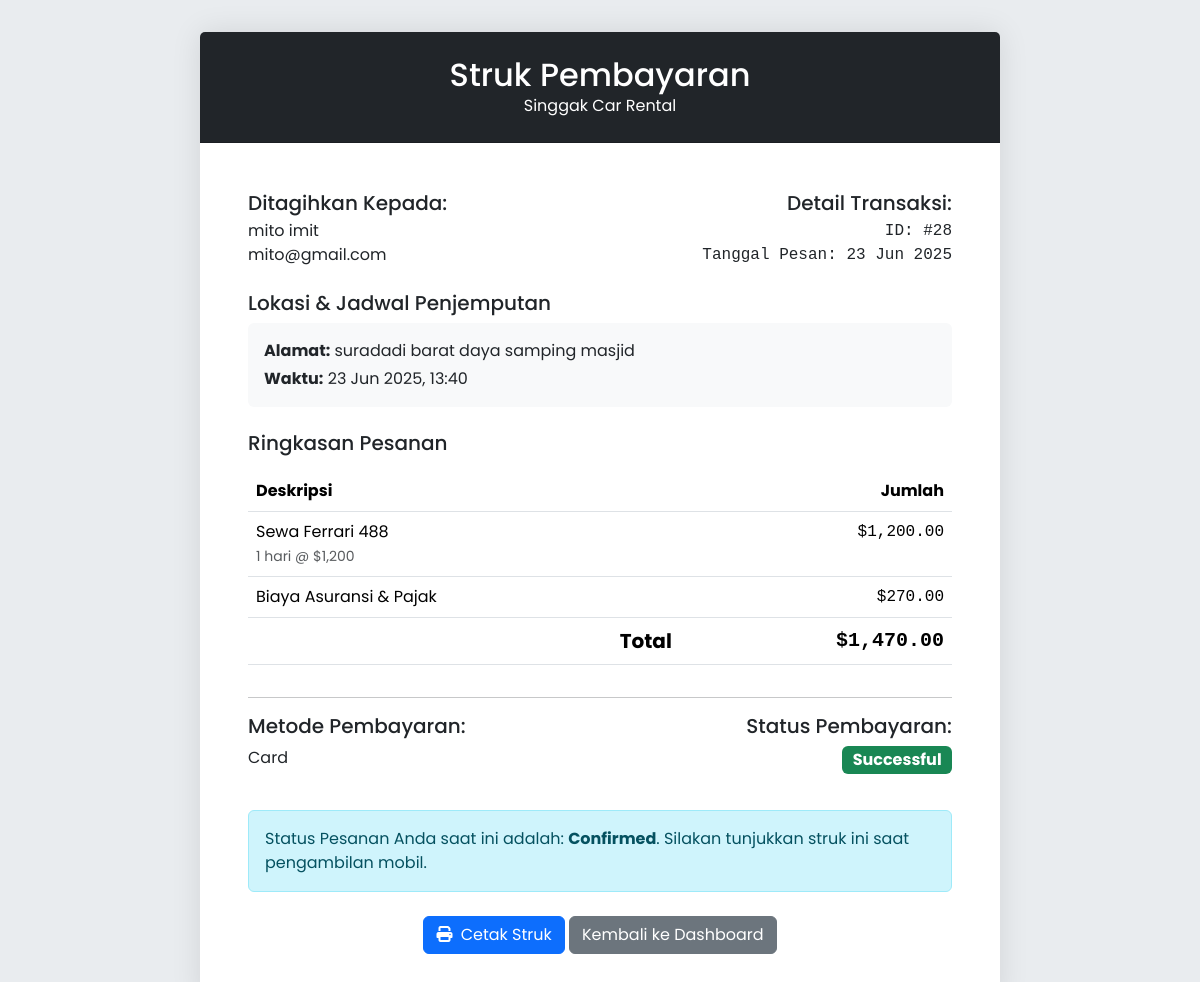
The app's page /transaction_receipt.php?booking_id=28 (signed in) with its own data.
### tables this page shows
CREATE TABLE `bookings` (
  `id` int(11) NOT NULL,
  `user_id` int(11) NOT NULL,
  `car_id` int(11) NOT NULL,
  `start_date` datetime NOT NULL,
  `end_date` datetime NOT NULL,
  `pickup_location` varchar(255) DEFAULT NULL,
  `dropoff_location` varchar(255) DEFAULT NULL,
  `total_price` decimal(12,2) NOT NULL,
  `booking_status` enum('pending','confirmed','completed','rejected') NOT NULL DEFAULT 'pending',
  `created_at` timestamp NOT NULL DEFAULT current_timestamp()
);

CREATE TABLE `users` (
  `id` int(11) NOT NULL,
  `full_name` varchar(100) NOT NULL,
  `email` varchar(100) NOT NULL,
  `password_hash` varchar(255) NOT NULL,
  `created_at` timestamp NOT NULL DEFAULT current_timestamp()
);

CREATE TABLE `cars` (
  `id` int(11) NOT NULL,
  `brand` varchar(50) NOT NULL,
  `model` varchar(50) NOT NULL,
  `seater` int(11) DEFAULT NULL,
  `transmission` varchar(20) DEFAULT NULL,
  `fuel_type` varchar(20) DEFAULT NULL,
  `price_per_day` decimal(10,2) NOT NULL,
  `status` enum('available','rented','maintenance') NOT NULL DEFAULT 'available',
  `image_url` varchar(255) DEFAULT NULL
);

CREATE TABLE `payments` (
  `id` int(11) NOT NULL,
  `booking_id` int(11) NOT NULL,
  `amount` decimal(12,2) NOT NULL,
  `payment_method` varchar(50) NOT NULL,
  `transaction_status` enum('successful','rejected','pending') NOT NULL DEFAULT 'pending',
  `payment_date` timestamp NOT NULL DEFAULT current_timestamp()
);

### transaction_receipt.php (the view, shortened to what this page needs)
<?php
require_once "config.php";
$booking_id = (int)$_GET['booking_id'];
$sql = "SELECT
            b.id AS booking_id, b.start_date, b.end_date, b.total_price, b.booking_status, b.pickup_location,
            c.brand, c.model, c.image_url, c.price_per_day,
            u.full_name AS user_name, u.email AS user_email,
            p.payment_method, p.transaction_status
        FROM bookings b
        JOIN cars c ON b.car_id = c.id
        JOIN users u ON b.user_id = u.id
        LEFT JOIN payments p ON b.id = p.booking_id
        WHERE b.id = ? AND b.user_id = ?";
$stmt = $conn->prepare($sql);
$stmt->bind_param("ii", $booking_id, $_SESSION['user_id']);
$stmt->execute();
$result = $stmt->get_result();
$receipt = $result->fetch_assoc();
$start = new DateTime($receipt['start_date']);
$end = new DateTime($receipt['end_date']);
$duration = $end->diff($start)->days;
?>
<!DOCTYPE html>
<html lang="id">
<head>
    <link href="https://cdn.jsdelivr.net/npm/bootstrap@5.3.3/dist/css/bootstrap.min.css" rel="stylesheet">
    <link rel="stylesheet" href="https://cdnjs.cloudflare.com/ajax/libs/font-awesome/6.5.1/css/all.min.css"/>
</head>
<body>
    <div class="receipt-container">
        <div class="card receipt-card">
            <div class="card-header receipt-header text-center p-4">
                <h2 class="mb-0">Struk Pembayaran</h2>
                <p class="mb-0">Singgak Car Rental</p>
            </div>
            <div class="card-body p-4 p-md-5">
                <div class="row mb-4">
                    <div class="col-6">
                        <h5 class="mb-1">Ditagihkan Kepada:</h5>
                        <p class="mb-0"><?php echo htmlspecialchars($receipt['user_name']); ?></p>
                        <p class="mb-0"><?php echo htmlspecialchars($receipt['user_email']); ?></p>
                    </div>
                    <div class="col-6 text-end">
                        <h5 class="mb-1">Detail Transaksi:</h5>
                        <p class="mb-0 font-monospace">ID: #<?php echo $receipt['booking_id']; ?></p>
                        <p class="mb-0 font-monospace">Tanggal Pesan: <?php echo date("d M Y"); ?></p>
                    </div>
                </div>
                <div class="mb-4">
                    <h5 class="mb-2">Lokasi & Jadwal Penjemputan</h5>
                    <div class="p-3 rounded" style="background-color: #f8f9fa;">
                         <p class="mb-1"><strong>Alamat:</strong> <?php echo htmlspecialchars($receipt['pickup_location']); ?></p>
                         <p class="mb-0"><strong>Waktu:</strong> <?php echo date("d M Y, H:i", strtotime($receipt['start_date'])); ?></p>
                    </div>
                </div>
                <h5 class="mb-3">Ringkasan Pesanan</h5>
                <div class="table-responsive">
                    <table class="table">
                        <thead>
                            <tr>
                                <th>Deskripsi</th>
                                <th class="text-end">Jumlah</th>
                            </tr>
                        </thead>
                        <tbody>
                            <tr>
                                <td>
                                    Sewa <?php echo htmlspecialchars($receipt['brand'] . ' ' . $receipt['model']); ?><br>
                                    <small class="text-muted"><?php echo $duration; ?> hari @ $<?php echo number_format($receipt['price_per_day']); ?></small>
                                </td>
                                <td class="text-end font-monospace">$<?php echo number_format($duration * $receipt['price_per_day'], 2); ?></td>
                            </tr>
                            <tr>
                                <td>Biaya Asuransi & Pajak</td>
                                <td class="text-end font-monospace">$<?php echo number_format($receipt['total_price'] - ($duration * $receipt['price_per_day']), 2); ?></td>
                            </tr>
                        </tbody>
                        <tfoot>
                            <tr class="fw-bold fs-5">
                                <td class="text-end">Total</td>
                                <td class="text-end font-monospace">$<?php echo number_format($receipt['total_price'], 2); ?></td>
                            </tr>
                        </tfoot>
                    </table>
                </div>
                <hr>
                <div class="row">
                    <div class="col-md-6">
                        <h5>Metode Pembayaran:</h5>
                        <p><?php echo htmlspecialchars($receipt['payment_method'] ?? 'N/A'); ?></p>
                    </div>
                     <div class="col-md-6 text-md-end">
                        <h5>Status Pembayaran:</h5>
                        <?php
                             $status = $receipt['transaction_status'] ?? 'pending';
                             $badge = 'bg-secondary';
                             if ($status == 'successful') $badge = 'bg-success';
                        ?>
                        <span class="badge <?php echo $badge; ?> fs-6"><?php echo ucfirst($status); ?></span>
                    </div>
                </div>
                 <div class="alert alert-info mt-4" role="alert">
                    Status Pesanan Anda saat ini adalah: <strong><?php echo ucfirst(str_replace('_', ' ', $receipt['booking_status'])); ?></strong>.
                    Silakan tunjukkan struk ini saat pengambilan mobil.
                </div>
                <div class="text-center mt-4 no-print">
                    <button onclick="window.print()" class="btn btn-primary"><i class="fas fa-print me-1"></i> Cetak Struk</button>
                    <a href="dashboard.php" class="btn btn-secondary">Kembali ke Dashboard</a>
                </div>
            </div>
        </div>
    </div>
</body>
</html>

### transaction_receipt.php (style rules this page uses)
body { background-color: #e9ecef; font-family: 'Poppins', sans-serif; }
.receipt-container { max-width: 800px; margin: 2rem auto; }
.receipt-card { border: none; box-shadow: 0 0 30px rgba(0,0,0,0.1); }
.receipt-header { background-color: #212529; color: white; }
.font-monospace { font-family: 'Roboto Mono', monospace; }

### records on screen
bookings: user.full_name "mito imit", user.email "mito@gmail.com", id "28", pickup_location "suradadi barat daya samping masjid", start_date "23 Jun 2025, 13:40", car.model "Ferrari 488", duration "1", car.price_per_day "1,200", $duration * $receipt['price_per_day'] "1,200.00", $receipt['total_price'] - ($duration * $receipt['price_per_day']) "270.00", total_price "1,470.00", payments.payment_method "Card", payments.transaction_status "Successful", booking_status "Confirmed"
